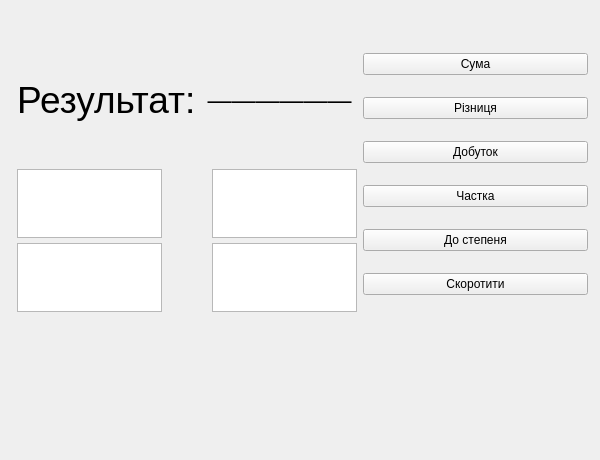
<?xml version="1.0" encoding="UTF-8"?>
<ui version="4.0">
 <class>MainWindow</class>
 <widget class="QMainWindow" name="MainWindow">
  <property name="geometry">
   <rect>
    <x>0</x>
    <y>0</y>
    <width>600</width>
    <height>460</height>
   </rect>
  </property>
  <property name="minimumSize">
   <size>
    <width>0</width>
    <height>0</height>
   </size>
  </property>
  <property name="maximumSize">
   <size>
    <width>600</width>
    <height>600</height>
   </size>
  </property>
  <property name="windowTitle">
   <string>MainWindow</string>
  </property>
  <widget class="QWidget" name="centralwidget">
   <widget class="QWidget" name="horizontalLayoutWidget">
    <property name="geometry">
     <rect>
      <x>17</x>
      <y>37</y>
      <width>571</width>
      <height>275</height>
     </rect>
    </property>
    <layout class="QHBoxLayout" name="horizontalLayout">
     <item>
      <layout class="QVBoxLayout" name="verticalLayout_2">
       <item>
        <layout class="QHBoxLayout" name="horizontalLayout_2">
         <item>
          <widget class="QLabel" name="laberlOperation">
           <property name="font">
            <font>
             <pointsize>28</pointsize>
            </font>
           </property>
           <property name="text">
            <string>Результат:</string>
           </property>
          </widget>
         </item>
         <item>
          <layout class="QVBoxLayout" name="verticalLayout_5">
           <item>
            <widget class="QLabel" name="labelResultNumerator">
             <property name="font">
              <font>
               <pointsize>28</pointsize>
              </font>
             </property>
             <property name="text">
              <string/>
             </property>
             <property name="alignment">
              <set>Qt::AlignCenter</set>
             </property>
            </widget>
           </item>
           <item>
            <widget class="QLabel" name="labelDash">
             <property name="font">
              <font>
               <pointsize>18</pointsize>
              </font>
             </property>
             <property name="inputMethodHints">
              <set>Qt::ImhNoTextHandles</set>
             </property>
             <property name="text">
              <string>——————</string>
             </property>
             <property name="alignment">
              <set>Qt::AlignCenter</set>
             </property>
            </widget>
           </item>
           <item>
            <widget class="QLabel" name="labelResultDenominator">
             <property name="font">
              <font>
               <pointsize>28</pointsize>
              </font>
             </property>
             <property name="text">
              <string/>
             </property>
             <property name="alignment">
              <set>Qt::AlignCenter</set>
             </property>
            </widget>
           </item>
          </layout>
         </item>
        </layout>
       </item>
       <item>
        <layout class="QHBoxLayout" name="horizontalLayout_3">
         <property name="spacing">
          <number>5</number>
         </property>
         <property name="sizeConstraint">
          <enum>QLayout::SetDefaultConstraint</enum>
         </property>
         <item>
          <layout class="QVBoxLayout" name="verticalLayout_3">
           <item>
            <widget class="QTextEdit" name="fractionANumerator">
             <property name="maximumSize">
              <size>
               <width>145</width>
               <height>80</height>
              </size>
             </property>
             <property name="font">
              <font>
               <pointsize>16</pointsize>
              </font>
             </property>
            </widget>
           </item>
           <item>
            <widget class="QTextEdit" name="fractionADenominator">
             <property name="maximumSize">
              <size>
               <width>145</width>
               <height>80</height>
              </size>
             </property>
             <property name="font">
              <font>
               <pointsize>16</pointsize>
              </font>
             </property>
            </widget>
           </item>
          </layout>
         </item>
         <item>
          <widget class="QLabel" name="labelOperator">
           <property name="maximumSize">
            <size>
             <width>40</width>
             <height>16777215</height>
            </size>
           </property>
           <property name="font">
            <font>
             <pointsize>28</pointsize>
            </font>
           </property>
           <property name="text">
            <string/>
           </property>
           <property name="alignment">
            <set>Qt::AlignCenter</set>
           </property>
          </widget>
         </item>
         <item>
          <layout class="QVBoxLayout" name="verticalLayout_4">
           <item>
            <widget class="QTextEdit" name="fractionBNumerator">
             <property name="maximumSize">
              <size>
               <width>145</width>
               <height>80</height>
              </size>
             </property>
             <property name="font">
              <font>
               <pointsize>16</pointsize>
              </font>
             </property>
            </widget>
           </item>
           <item>
            <widget class="QTextEdit" name="fractionBDenominator">
             <property name="maximumSize">
              <size>
               <width>145</width>
               <height>80</height>
              </size>
             </property>
             <property name="font">
              <font>
               <pointsize>16</pointsize>
              </font>
             </property>
            </widget>
           </item>
          </layout>
         </item>
        </layout>
       </item>
      </layout>
     </item>
     <item>
      <layout class="QVBoxLayout" name="verticalLayout">
       <item>
        <widget class="QPushButton" name="buttonSum">
         <property name="text">
          <string>Сума</string>
         </property>
        </widget>
       </item>
       <item>
        <widget class="QPushButton" name="buttonDifference">
         <property name="text">
          <string>Різниця</string>
         </property>
        </widget>
       </item>
       <item>
        <widget class="QPushButton" name="buttonProduct">
         <property name="text">
          <string>Добуток</string>
         </property>
        </widget>
       </item>
       <item>
        <widget class="QPushButton" name="buttonDivision">
         <property name="text">
          <string>Частка</string>
         </property>
        </widget>
       </item>
       <item>
        <widget class="QPushButton" name="buttonPower">
         <property name="text">
          <string>До степеня</string>
         </property>
        </widget>
       </item>
       <item>
        <widget class="QPushButton" name="buttonReduce">
         <property name="text">
          <string>Скоротити</string>
         </property>
        </widget>
       </item>
      </layout>
     </item>
    </layout>
   </widget>
  </widget>
  <widget class="QMenuBar" name="menubar">
   <property name="geometry">
    <rect>
     <x>0</x>
     <y>0</y>
     <width>600</width>
     <height>21</height>
    </rect>
   </property>
  </widget>
 </widget>
 <resources/>
 <connections/>
</ui>
